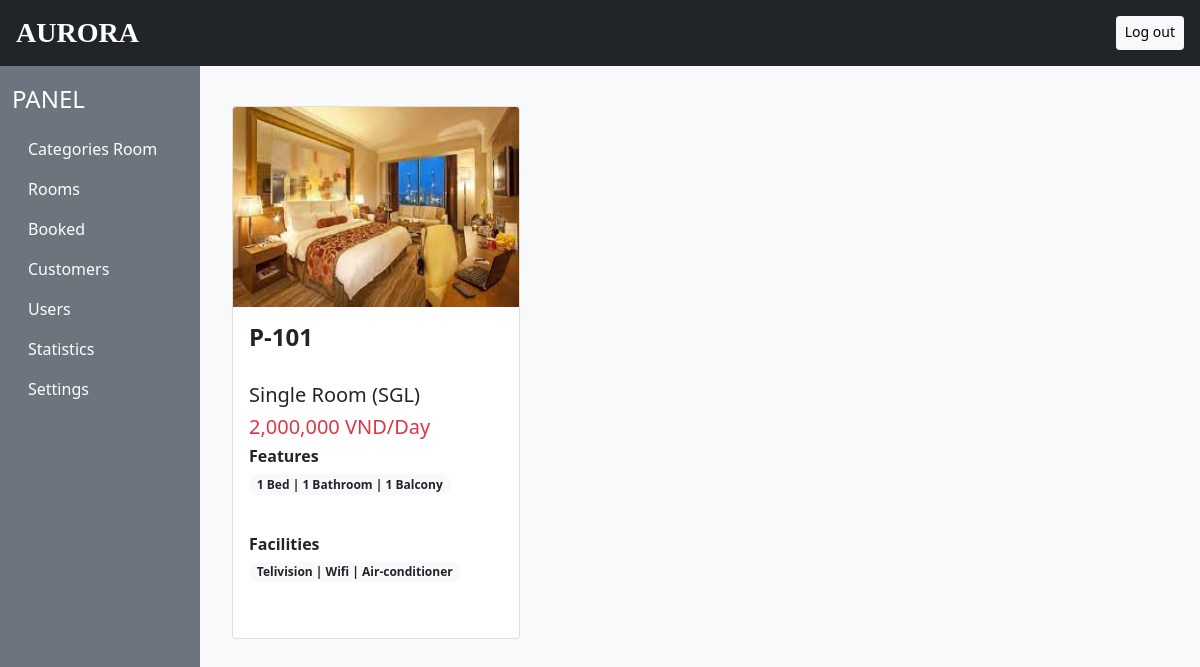
Screenshot of /source/admin/detail_room.php?id=1 with the database file from the repository.
### tables this page shows
CREATE TABLE `ds_phong` (
  `ID_PHONG` int(10) NOT NULL,
  `TEN_PHONG` varchar(30) NOT NULL,
  `ID_LOAIPHONG` varchar(10) NOT NULL,
  `DANHGIA` int(1) DEFAULT NULL,
  `HINHANH` varchar(100) DEFAULT NULL
);

CREATE TABLE `ds_loaiphong` (
  `ID_LOAIPHONG` char(10) NOT NULL,
  `TEN_LOAIPHONG` varchar(20) NOT NULL,
  `SOLUONG` int(1) NOT NULL,
  `GIA` int(1) NOT NULL,
  `HINHANH` varchar(100) NOT NULL,
  `FEATURES` varchar(50) NOT NULL,
  `FACILITIES` varchar(50) NOT NULL
);

### source/admin/detail_room.php (the view, shortened to what this page needs)
<!DOCTYPE html>
<html lang="en">
<head>
    <link href="https://cdn.jsdelivr.net/npm/bootstrap@5.0.2/dist/css/bootstrap.min.css" rel="stylesheet">
    <link rel="stylesheet" href="https://cdn.jsdelivr.net/npm/bootstrap-icons@1.10.3/font/bootstrap-icons.css">
    <link rel="stylesheet" href="https://cdn.jsdelivr.net/npm/swiper@9/swiper-bundle.min.css" />
    <link rel="stylesheet" href="https://cdnjs.cloudflare.com/ajax/libs/font-awesome/4.7.0/css/font-awesome.min.css">
</head>
<?php
if (!function_exists('currency_format')) {
    function currency_format($number, $suffix = ' VND') {
        if (!empty($number)) {
            return number_format($number, 0, ',', ',') . "{$suffix}";
        }
    }
}
?>
<body class="bg-light">
    <?php require("header.php");?>
    <div class="conteiner-fluid" >
        <div class="row">
            <div class="col-lg-10 ms-auto p-4 overflow-hidden">
            <?php
    require("../connection.php");
            $id = $_GET['id'];
            $sql = "select * from DS_PHONG where ID_PHONG = '$id'";
            $run = mysqli_query($connection, $sql);
            $num = mysqli_num_rows($run);
            if ($num == 0){
                echo "Not found";
            }
            else{
                while ($row = mysqli_fetch_array($run)) {
                    $s = "SELECT * FROM DS_LOAIPHONG WHERE ID_LOAIPHONG='" . $row['ID_LOAIPHONG'] . "'";
                    $ex = mysqli_query($connection, $s);
                    $n = mysqli_num_rows($ex);
                    $r = mysqli_fetch_array($ex);
                    if($n == 0){
                        echo "Not found";
                    }
                    else{
?>
        <div class='col-lg-3 col-md-6 p-3'>
            <div class="card" style="width: 18rem;">
            <img src="../admin/upload/rooms/<?php echo $row['HINHANH']?>" class='card-img-top' style='height: 200px;'>
            <div class="card-body">
                <h4 class="card-title fw-bold"> <?php echo $row['TEN_PHONG'] ?></h4> <br>
                <h5 class="card-title"><?php echo $r['TEN_LOAIPHONG']?></h5>
                <h5 class="card-title text-danger"><?php echo currency_format($r['GIA'])?>/Day</h5>
                <div class='features mb-4'>
                        <h6 class='mb-1 fw-bold'>Features</h6>
                        <p class="badge rounded-pill bg-light text-dark text-wrap\"><?php echo $r['FEATURES'] ?></p>
                </div>
                <div class='features mb-4'>
                        <h6 class='mb-1 fw-bold'>Facilities</h6>
                        <p class="badge rounded-pill bg-light text-dark text-wrap\"><?php echo $r['FACILITIES'] ?></p>
                </div>
            </div>
            </div>
        </div>
<?php }
        }
    }
 ?>
            </div>
        </div>
</html>

### rows the page displays
ds_phong: HINHANH (picture), TEN_PHONG "P-101", ID_LOAIPHONG.TEN_LOAIPHONG "Single Room (SGL)", ID_LOAIPHONG.GIA "2,000,000 VND", ID_LOAIPHONG.FEATURES "1 Bed | 1 Bathroom | 1 Balcony", ID_LOAIPHONG.FACILITIES "Telivision | Wifi | Air-conditioner"
